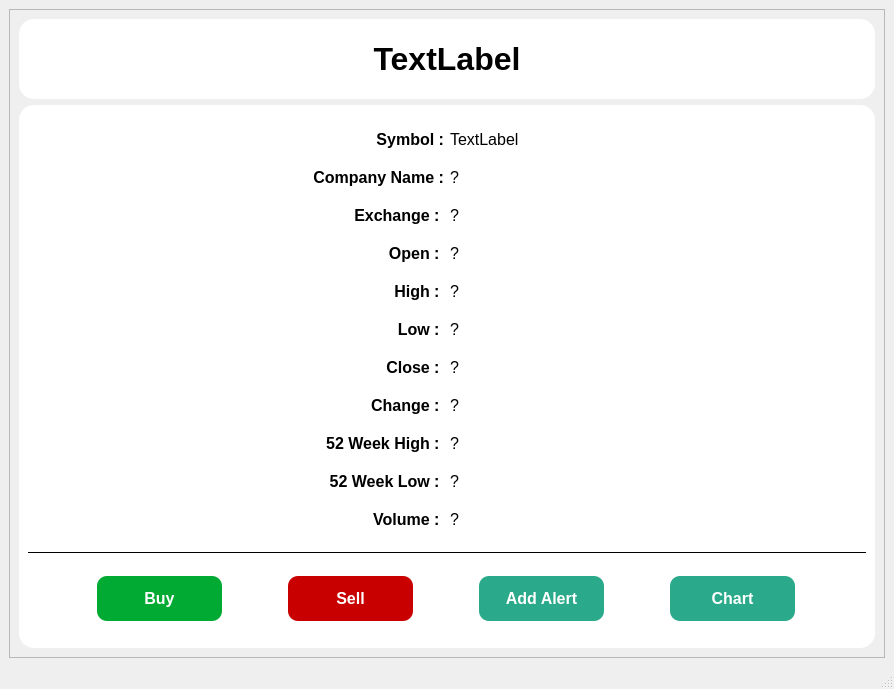
<?xml version="1.0" encoding="UTF-8"?>
<ui version="4.0">
 <class>stockDetails</class>
 <widget class="QMainWindow" name="stockDetails">
  <property name="geometry">
   <rect>
    <x>0</x>
    <y>0</y>
    <width>894</width>
    <height>689</height>
   </rect>
  </property>
  <property name="windowTitle">
   <string>MainWindow</string>
  </property>
  <widget class="QWidget" name="centralwidget">
   <layout class="QHBoxLayout" name="horizontalLayout">
    <item>
     <widget class="QFrame" name="frame_4">
      <property name="styleSheet">
       <string notr="true">background-color: rgb(239, 239, 239);</string>
      </property>
      <property name="frameShape">
       <enum>QFrame::StyledPanel</enum>
      </property>
      <property name="frameShadow">
       <enum>QFrame::Raised</enum>
      </property>
      <layout class="QVBoxLayout" name="verticalLayout_2">
       <item>
        <widget class="QFrame" name="frame_5">
         <property name="maximumSize">
          <size>
           <width>16777215</width>
           <height>80</height>
          </size>
         </property>
         <property name="styleSheet">
          <string notr="true">QFrame{
	
	border-radius : 15px;
	background-color: #DC143C;
	background-color: rgb(239, 22, 65);
background-color: white;
}
</string>
         </property>
         <property name="frameShape">
          <enum>QFrame::StyledPanel</enum>
         </property>
         <property name="frameShadow">
          <enum>QFrame::Raised</enum>
         </property>
         <layout class="QHBoxLayout" name="horizontalLayout_2">
          <item>
           <widget class="QLabel" name="lblStkName">
            <property name="font">
             <font>
              <pointsize>24</pointsize>
              <bold>true</bold>
             </font>
            </property>
            <property name="styleSheet">
             <string notr="true">QLabel{
	color: rgb(0, 0, 0);
}
</string>
            </property>
            <property name="text">
             <string>TextLabel</string>
            </property>
            <property name="alignment">
             <set>Qt::AlignCenter</set>
            </property>
           </widget>
          </item>
         </layout>
        </widget>
       </item>
       <item>
        <widget class="QFrame" name="frame">
         <property name="styleSheet">
          <string notr="true">QFrame{
	border-radius : 15px;
	background-color: white;
	color: black;
}
</string>
         </property>
         <property name="frameShape">
          <enum>QFrame::StyledPanel</enum>
         </property>
         <property name="frameShadow">
          <enum>QFrame::Raised</enum>
         </property>
         <layout class="QVBoxLayout" name="verticalLayout_3">
          <item>
           <widget class="QFrame" name="frame_6">
            <property name="layoutDirection">
             <enum>Qt::LeftToRight</enum>
            </property>
            <property name="frameShape">
             <enum>QFrame::StyledPanel</enum>
            </property>
            <property name="frameShadow">
             <enum>QFrame::Raised</enum>
            </property>
            <layout class="QGridLayout" name="gridLayout_2">
             <item row="0" column="0">
              <widget class="QLabel" name="lblSymbol">
               <property name="sizePolicy">
                <sizepolicy hsizetype="Preferred" vsizetype="Preferred">
                 <horstretch>0</horstretch>
                 <verstretch>0</verstretch>
                </sizepolicy>
               </property>
               <property name="font">
                <font>
                 <pointsize>12</pointsize>
                 <bold>true</bold>
                </font>
               </property>
               <property name="layoutDirection">
                <enum>Qt::LeftToRight</enum>
               </property>
               <property name="text">
                <string>Symbol :</string>
               </property>
               <property name="alignment">
                <set>Qt::AlignRight|Qt::AlignTrailing|Qt::AlignVCenter</set>
               </property>
              </widget>
             </item>
             <item row="0" column="1">
              <widget class="QLabel" name="lblSymbolVal">
               <property name="font">
                <font>
                 <pointsize>12</pointsize>
                 <bold>false</bold>
                </font>
               </property>
               <property name="text">
                <string>TextLabel</string>
               </property>
              </widget>
             </item>
             <item row="1" column="0">
              <widget class="QLabel" name="lblCompany">
               <property name="font">
                <font>
                 <pointsize>12</pointsize>
                 <bold>true</bold>
                </font>
               </property>
               <property name="text">
                <string>Company Name :</string>
               </property>
               <property name="alignment">
                <set>Qt::AlignRight|Qt::AlignTrailing|Qt::AlignVCenter</set>
               </property>
              </widget>
             </item>
             <item row="1" column="1">
              <widget class="QLabel" name="lblCompanyVal">
               <property name="font">
                <font>
                 <pointsize>12</pointsize>
                </font>
               </property>
               <property name="text">
                <string>?</string>
               </property>
              </widget>
             </item>
             <item row="2" column="0">
              <widget class="QLabel" name="lblExchange">
               <property name="font">
                <font>
                 <pointsize>12</pointsize>
                 <bold>true</bold>
                </font>
               </property>
               <property name="text">
                <string>Exchange : </string>
               </property>
               <property name="alignment">
                <set>Qt::AlignRight|Qt::AlignTrailing|Qt::AlignVCenter</set>
               </property>
              </widget>
             </item>
             <item row="2" column="1">
              <widget class="QLabel" name="lblExchangeVal">
               <property name="font">
                <font>
                 <pointsize>12</pointsize>
                </font>
               </property>
               <property name="text">
                <string>?</string>
               </property>
              </widget>
             </item>
             <item row="3" column="0">
              <widget class="QLabel" name="lblOpen">
               <property name="font">
                <font>
                 <pointsize>12</pointsize>
                 <bold>true</bold>
                </font>
               </property>
               <property name="text">
                <string>Open : </string>
               </property>
               <property name="alignment">
                <set>Qt::AlignRight|Qt::AlignTrailing|Qt::AlignVCenter</set>
               </property>
              </widget>
             </item>
             <item row="3" column="1">
              <widget class="QLabel" name="lblOpenVal">
               <property name="font">
                <font>
                 <pointsize>12</pointsize>
                </font>
               </property>
               <property name="text">
                <string>?</string>
               </property>
              </widget>
             </item>
             <item row="4" column="0">
              <widget class="QLabel" name="lblHigh">
               <property name="font">
                <font>
                 <pointsize>12</pointsize>
                 <bold>true</bold>
                </font>
               </property>
               <property name="text">
                <string>High : </string>
               </property>
               <property name="alignment">
                <set>Qt::AlignRight|Qt::AlignTrailing|Qt::AlignVCenter</set>
               </property>
              </widget>
             </item>
             <item row="4" column="1">
              <widget class="QLabel" name="lblHighVal">
               <property name="font">
                <font>
                 <pointsize>12</pointsize>
                </font>
               </property>
               <property name="text">
                <string>?</string>
               </property>
              </widget>
             </item>
             <item row="5" column="0">
              <widget class="QLabel" name="lblLow">
               <property name="font">
                <font>
                 <pointsize>12</pointsize>
                 <bold>true</bold>
                </font>
               </property>
               <property name="text">
                <string>Low : </string>
               </property>
               <property name="alignment">
                <set>Qt::AlignRight|Qt::AlignTrailing|Qt::AlignVCenter</set>
               </property>
              </widget>
             </item>
             <item row="5" column="1">
              <widget class="QLabel" name="lblLowVal">
               <property name="font">
                <font>
                 <pointsize>12</pointsize>
                </font>
               </property>
               <property name="text">
                <string>?</string>
               </property>
              </widget>
             </item>
             <item row="6" column="0">
              <widget class="QLabel" name="lblClose">
               <property name="font">
                <font>
                 <pointsize>12</pointsize>
                 <bold>true</bold>
                </font>
               </property>
               <property name="text">
                <string>Close : </string>
               </property>
               <property name="alignment">
                <set>Qt::AlignRight|Qt::AlignTrailing|Qt::AlignVCenter</set>
               </property>
              </widget>
             </item>
             <item row="6" column="1">
              <widget class="QLabel" name="lblCloseVal">
               <property name="font">
                <font>
                 <pointsize>12</pointsize>
                </font>
               </property>
               <property name="text">
                <string>?</string>
               </property>
              </widget>
             </item>
             <item row="7" column="0">
              <widget class="QLabel" name="lblChange">
               <property name="font">
                <font>
                 <pointsize>12</pointsize>
                 <bold>true</bold>
                </font>
               </property>
               <property name="text">
                <string>Change : </string>
               </property>
               <property name="alignment">
                <set>Qt::AlignRight|Qt::AlignTrailing|Qt::AlignVCenter</set>
               </property>
              </widget>
             </item>
             <item row="7" column="1">
              <widget class="QLabel" name="lblChangeVal">
               <property name="font">
                <font>
                 <pointsize>12</pointsize>
                </font>
               </property>
               <property name="text">
                <string>?</string>
               </property>
              </widget>
             </item>
             <item row="8" column="0">
              <widget class="QLabel" name="lbl52wkHigh">
               <property name="font">
                <font>
                 <pointsize>12</pointsize>
                 <bold>true</bold>
                </font>
               </property>
               <property name="text">
                <string>52 Week High : </string>
               </property>
               <property name="alignment">
                <set>Qt::AlignRight|Qt::AlignTrailing|Qt::AlignVCenter</set>
               </property>
              </widget>
             </item>
             <item row="8" column="1">
              <widget class="QLabel" name="lbl52wkHighVal">
               <property name="font">
                <font>
                 <pointsize>12</pointsize>
                </font>
               </property>
               <property name="text">
                <string>?</string>
               </property>
              </widget>
             </item>
             <item row="9" column="0">
              <widget class="QLabel" name="lbl52wkLow">
               <property name="font">
                <font>
                 <pointsize>12</pointsize>
                 <bold>true</bold>
                </font>
               </property>
               <property name="text">
                <string>52 Week Low : </string>
               </property>
               <property name="alignment">
                <set>Qt::AlignRight|Qt::AlignTrailing|Qt::AlignVCenter</set>
               </property>
              </widget>
             </item>
             <item row="9" column="1">
              <widget class="QLabel" name="lbl52wkLowVal">
               <property name="font">
                <font>
                 <pointsize>12</pointsize>
                </font>
               </property>
               <property name="text">
                <string>?</string>
               </property>
              </widget>
             </item>
             <item row="10" column="0">
              <widget class="QLabel" name="lblVolume">
               <property name="font">
                <font>
                 <pointsize>12</pointsize>
                 <bold>true</bold>
                </font>
               </property>
               <property name="layoutDirection">
                <enum>Qt::LeftToRight</enum>
               </property>
               <property name="text">
                <string>Volume : </string>
               </property>
               <property name="alignment">
                <set>Qt::AlignRight|Qt::AlignTrailing|Qt::AlignVCenter</set>
               </property>
              </widget>
             </item>
             <item row="10" column="1">
              <widget class="QLabel" name="lblVolumeVal">
               <property name="font">
                <font>
                 <pointsize>12</pointsize>
                </font>
               </property>
               <property name="text">
                <string>?</string>
               </property>
              </widget>
             </item>
            </layout>
           </widget>
          </item>
          <item>
           <widget class="Line" name="line_2">
            <property name="styleSheet">
             <string notr="true">QFrame{
	border-bottom: 1px solid black;
}</string>
            </property>
            <property name="orientation">
             <enum>Qt::Horizontal</enum>
            </property>
           </widget>
          </item>
          <item>
           <widget class="QFrame" name="frame_7">
            <property name="maximumSize">
             <size>
              <width>16777215</width>
              <height>80</height>
             </size>
            </property>
            <property name="frameShape">
             <enum>QFrame::StyledPanel</enum>
            </property>
            <property name="frameShadow">
             <enum>QFrame::Raised</enum>
            </property>
            <layout class="QGridLayout" name="gridLayout">
             <item row="1" column="3">
              <widget class="QPushButton" name="btnChart">
               <property name="minimumSize">
                <size>
                 <width>0</width>
                 <height>45</height>
                </size>
               </property>
               <property name="maximumSize">
                <size>
                 <width>125</width>
                 <height>16777215</height>
                </size>
               </property>
               <property name="font">
                <font>
                 <pointsize>12</pointsize>
                 <bold>true</bold>
                </font>
               </property>
               <property name="styleSheet">
                <string notr="true">QPushButton{
	background-color: #2AAA8A;
	color: rgb(255, 255, 255);
	border-radius : 10px;
	padding: 5px;	
}

QPushButton:hover{
	background-color: rgb(46, 186, 151);
	color: rgb(0, 0, 0);
}</string>
               </property>
               <property name="text">
                <string>Chart</string>
               </property>
              </widget>
             </item>
             <item row="1" column="0">
              <widget class="QPushButton" name="btnBuy">
               <property name="minimumSize">
                <size>
                 <width>60</width>
                 <height>45</height>
                </size>
               </property>
               <property name="maximumSize">
                <size>
                 <width>125</width>
                 <height>16777215</height>
                </size>
               </property>
               <property name="font">
                <font>
                 <pointsize>12</pointsize>
                 <bold>true</bold>
                </font>
               </property>
               <property name="styleSheet">
                <string notr="true">QPushButton{
	background-color: #00aa33;
	color: rgb(255, 255, 255);
	border-radius : 10px;
	padding: 5px;	
}

QPushButton:hover{
	background-color: #0fff50;
	color: rgb(0, 0, 0);
}</string>
               </property>
               <property name="text">
                <string>Buy</string>
               </property>
              </widget>
             </item>
             <item row="1" column="1">
              <widget class="QPushButton" name="btnSell">
               <property name="minimumSize">
                <size>
                 <width>0</width>
                 <height>45</height>
                </size>
               </property>
               <property name="maximumSize">
                <size>
                 <width>125</width>
                 <height>16777215</height>
                </size>
               </property>
               <property name="font">
                <font>
                 <pointsize>12</pointsize>
                 <bold>true</bold>
                </font>
               </property>
               <property name="styleSheet">
                <string notr="true">QPushButton{
	background-color: rgb(200, 0, 0);
	color: rgb(255, 255, 255);
	border-radius : 10px;
	padding: 5px;	
}

QPushButton:hover{
	background-color: #FF3131;
	color: rgb(0, 0, 0);
}</string>
               </property>
               <property name="text">
                <string>Sell</string>
               </property>
              </widget>
             </item>
             <item row="1" column="2">
              <widget class="QPushButton" name="btnAlert">
               <property name="minimumSize">
                <size>
                 <width>0</width>
                 <height>45</height>
                </size>
               </property>
               <property name="maximumSize">
                <size>
                 <width>125</width>
                 <height>16777215</height>
                </size>
               </property>
               <property name="font">
                <font>
                 <pointsize>12</pointsize>
                 <bold>true</bold>
                </font>
               </property>
               <property name="styleSheet">
                <string notr="true">QPushButton{
	background-color: #2AAA8A;
	color: rgb(255, 255, 255);
	border-radius : 10px;
	padding: 5px;	
}

QPushButton:hover{
	background-color: #29a788;
	background-color: rgb(46, 186, 151);
	color: rgb(0, 0, 0);
}</string>
               </property>
               <property name="text">
                <string>Add Alert</string>
               </property>
              </widget>
             </item>
            </layout>
           </widget>
          </item>
         </layout>
        </widget>
       </item>
      </layout>
     </widget>
    </item>
   </layout>
  </widget>
  <widget class="QMenuBar" name="menubar">
   <property name="geometry">
    <rect>
     <x>0</x>
     <y>0</y>
     <width>894</width>
     <height>25</height>
    </rect>
   </property>
  </widget>
  <widget class="QStatusBar" name="statusbar"/>
 </widget>
 <resources/>
 <connections/>
</ui>
